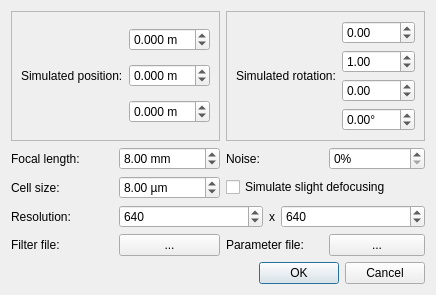
<?xml version="1.0" encoding="UTF-8"?>
<ui version="4.0">
 <class>PovRayProjectorDialog</class>
 <widget class="QDialog" name="PovRayProjectorDialog">
  <property name="windowModality">
   <enum>Qt::ApplicationModal</enum>
  </property>
  <property name="geometry">
   <rect>
    <x>0</x>
    <y>0</y>
    <width>425</width>
    <height>267</height>
   </rect>
  </property>
  <property name="windowTitle">
   <string>POV-Ray simulated projector</string>
  </property>
  <property name="windowIcon">
   <iconset resource="icons.qrc">
    <normaloff>:/oxygen/icons/oxygen/camera-web-64.png</normaloff>:/oxygen/icons/oxygen/camera-web-64.png</iconset>
  </property>
  <property name="modal">
   <bool>true</bool>
  </property>
  <layout class="QVBoxLayout" name="verticalLayout">
   <item>
    <layout class="QGridLayout" name="gridLayout">
     <item row="4" column="3">
      <widget class="QPushButton" name="pushButton">
       <property name="text">
        <string>...</string>
       </property>
      </widget>
     </item>
     <item row="4" column="0">
      <widget class="QLabel" name="label_6">
       <property name="text">
        <string>Filter file:</string>
       </property>
      </widget>
     </item>
     <item row="3" column="0">
      <widget class="QLabel" name="label_7">
       <property name="text">
        <string>Resolution:</string>
       </property>
      </widget>
     </item>
     <item row="1" column="1">
      <widget class="QDoubleSpinBox" name="doubleSpinBox_8">
       <property name="suffix">
        <string> mm</string>
       </property>
       <property name="minimum">
        <double>0.100000000000000</double>
       </property>
       <property name="value">
        <double>8.000000000000000</double>
       </property>
      </widget>
     </item>
     <item row="4" column="1">
      <widget class="QPushButton" name="pushButton_2">
       <property name="text">
        <string>...</string>
       </property>
      </widget>
     </item>
     <item row="1" column="0">
      <widget class="QLabel" name="label_3">
       <property name="text">
        <string>Focal length:</string>
       </property>
      </widget>
     </item>
     <item row="4" column="2">
      <widget class="QLabel" name="label_5">
       <property name="text">
        <string>Parameter file:</string>
       </property>
      </widget>
     </item>
     <item row="0" column="0" colspan="2">
      <widget class="QFrame" name="frame">
       <property name="frameShape">
        <enum>QFrame::StyledPanel</enum>
       </property>
       <property name="frameShadow">
        <enum>QFrame::Raised</enum>
       </property>
       <layout class="QGridLayout" name="gridLayout_2">
        <item row="0" column="1">
         <widget class="QDoubleSpinBox" name="doubleSpinBox">
          <property name="suffix">
           <string> m</string>
          </property>
          <property name="decimals">
           <number>3</number>
          </property>
          <property name="minimum">
           <double>-99.998999999999995</double>
          </property>
          <property name="maximum">
           <double>99.998999999999995</double>
          </property>
          <property name="singleStep">
           <double>0.100000000000000</double>
          </property>
         </widget>
        </item>
        <item row="2" column="1">
         <widget class="QDoubleSpinBox" name="doubleSpinBox_7">
          <property name="suffix">
           <string> m</string>
          </property>
          <property name="decimals">
           <number>3</number>
          </property>
          <property name="minimum">
           <double>-99.998999999999995</double>
          </property>
          <property name="maximum">
           <double>99.998999999999995</double>
          </property>
          <property name="singleStep">
           <double>0.100000000000000</double>
          </property>
         </widget>
        </item>
        <item row="1" column="1">
         <widget class="QDoubleSpinBox" name="doubleSpinBox_6">
          <property name="suffix">
           <string> m</string>
          </property>
          <property name="decimals">
           <number>3</number>
          </property>
          <property name="minimum">
           <double>-99.998999999999995</double>
          </property>
          <property name="maximum">
           <double>99.998999999999995</double>
          </property>
          <property name="singleStep">
           <double>0.100000000000000</double>
          </property>
         </widget>
        </item>
        <item row="0" column="0" rowspan="3">
         <widget class="QLabel" name="label">
          <property name="sizePolicy">
           <sizepolicy hsizetype="Maximum" vsizetype="Preferred">
            <horstretch>0</horstretch>
            <verstretch>0</verstretch>
           </sizepolicy>
          </property>
          <property name="text">
           <string>Simulated position:</string>
          </property>
         </widget>
        </item>
       </layout>
      </widget>
     </item>
     <item row="2" column="0">
      <widget class="QLabel" name="label_4">
       <property name="text">
        <string>Cell size:</string>
       </property>
      </widget>
     </item>
     <item row="2" column="1">
      <widget class="QDoubleSpinBox" name="doubleSpinBox_9">
       <property name="suffix">
        <string> µm</string>
       </property>
       <property name="minimum">
        <double>0.100000000000000</double>
       </property>
       <property name="value">
        <double>8.000000000000000</double>
       </property>
      </widget>
     </item>
     <item row="3" column="1" colspan="3">
      <layout class="QHBoxLayout" name="horizontalLayout">
       <item>
        <widget class="QSpinBox" name="spinBox">
         <property name="minimum">
          <number>100</number>
         </property>
         <property name="maximum">
          <number>10000</number>
         </property>
         <property name="singleStep">
          <number>10</number>
         </property>
         <property name="value">
          <number>640</number>
         </property>
        </widget>
       </item>
       <item>
        <widget class="QLabel" name="label_8">
         <property name="sizePolicy">
          <sizepolicy hsizetype="Fixed" vsizetype="Preferred">
           <horstretch>0</horstretch>
           <verstretch>0</verstretch>
          </sizepolicy>
         </property>
         <property name="text">
          <string>x</string>
         </property>
        </widget>
       </item>
       <item>
        <widget class="QSpinBox" name="spinBox_2">
         <property name="minimum">
          <number>100</number>
         </property>
         <property name="maximum">
          <number>10000</number>
         </property>
         <property name="singleStep">
          <number>10</number>
         </property>
         <property name="value">
          <number>640</number>
         </property>
        </widget>
       </item>
      </layout>
     </item>
     <item row="2" column="2" colspan="2">
      <widget class="QCheckBox" name="checkBox">
       <property name="text">
        <string>Simulate slight defocusing</string>
       </property>
      </widget>
     </item>
     <item row="0" column="2" colspan="2">
      <widget class="QFrame" name="frame_2">
       <property name="frameShape">
        <enum>QFrame::StyledPanel</enum>
       </property>
       <property name="frameShadow">
        <enum>QFrame::Raised</enum>
       </property>
       <layout class="QGridLayout" name="gridLayout_3">
        <item row="4" column="1">
         <widget class="QDoubleSpinBox" name="doubleSpinBox_5">
          <property name="suffix">
           <string>°</string>
          </property>
          <property name="minimum">
           <double>-180.000000000000000</double>
          </property>
          <property name="maximum">
           <double>180.000000000000000</double>
          </property>
         </widget>
        </item>
        <item row="1" column="1">
         <widget class="QDoubleSpinBox" name="doubleSpinBox_2">
          <property name="minimum">
           <double>-99.989999999999995</double>
          </property>
         </widget>
        </item>
        <item row="3" column="1">
         <widget class="QDoubleSpinBox" name="doubleSpinBox_4">
          <property name="minimum">
           <double>-99.989999999999995</double>
          </property>
         </widget>
        </item>
        <item row="2" column="1">
         <widget class="QDoubleSpinBox" name="doubleSpinBox_3">
          <property name="minimum">
           <double>-99.989999999999995</double>
          </property>
          <property name="value">
           <double>1.000000000000000</double>
          </property>
         </widget>
        </item>
        <item row="1" column="0" rowspan="4">
         <widget class="QLabel" name="label_2">
          <property name="sizePolicy">
           <sizepolicy hsizetype="Maximum" vsizetype="Preferred">
            <horstretch>0</horstretch>
            <verstretch>0</verstretch>
           </sizepolicy>
          </property>
          <property name="text">
           <string>Simulated rotation:</string>
          </property>
         </widget>
        </item>
       </layout>
      </widget>
     </item>
     <item row="1" column="2">
      <widget class="QLabel" name="label_9">
       <property name="text">
        <string>Noise:</string>
       </property>
      </widget>
     </item>
     <item row="1" column="3">
      <widget class="QSpinBox" name="spinBox_3">
       <property name="suffix">
        <string>%</string>
       </property>
       <property name="maximum">
        <number>100</number>
       </property>
      </widget>
     </item>
    </layout>
   </item>
   <item>
    <spacer name="verticalSpacer">
     <property name="orientation">
      <enum>Qt::Vertical</enum>
     </property>
     <property name="sizeHint" stdset="0">
      <size>
       <width>20</width>
       <height>40</height>
      </size>
     </property>
    </spacer>
   </item>
   <item>
    <widget class="QDialogButtonBox" name="buttonBox">
     <property name="orientation">
      <enum>Qt::Horizontal</enum>
     </property>
     <property name="standardButtons">
      <set>QDialogButtonBox::Cancel|QDialogButtonBox::Ok</set>
     </property>
    </widget>
   </item>
  </layout>
 </widget>
 <resources>
  <include location="icons.qrc"/>
 </resources>
 <connections>
  <connection>
   <sender>buttonBox</sender>
   <signal>accepted()</signal>
   <receiver>PovRayProjectorDialog</receiver>
   <slot>accept()</slot>
   <hints>
    <hint type="sourcelabel">
     <x>248</x>
     <y>254</y>
    </hint>
    <hint type="destinationlabel">
     <x>157</x>
     <y>274</y>
    </hint>
   </hints>
  </connection>
  <connection>
   <sender>buttonBox</sender>
   <signal>rejected()</signal>
   <receiver>PovRayProjectorDialog</receiver>
   <slot>reject()</slot>
   <hints>
    <hint type="sourcelabel">
     <x>316</x>
     <y>260</y>
    </hint>
    <hint type="destinationlabel">
     <x>286</x>
     <y>274</y>
    </hint>
   </hints>
  </connection>
 </connections>
</ui>
